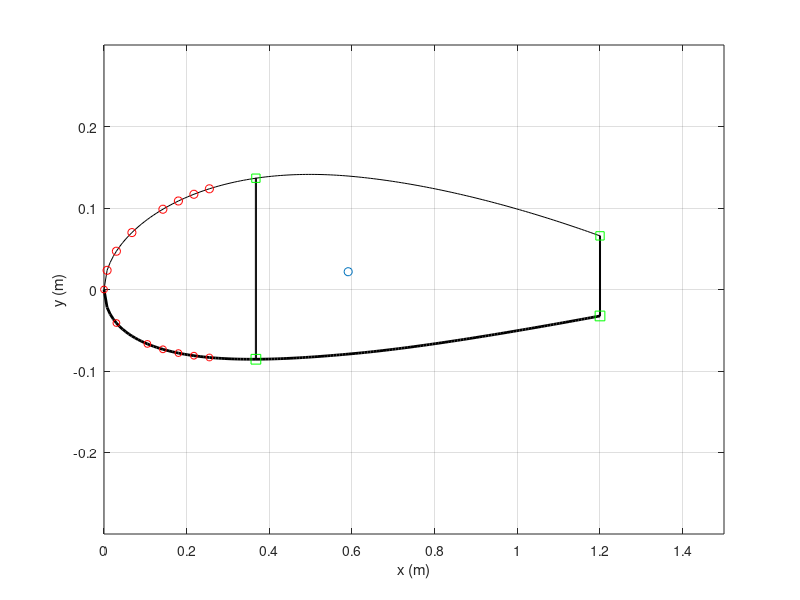

Here is the MATLAB script that generated this plot:
function [x_c, y_c, Ixx, Iyy, Ixy, skin, spar, str, caps, x_quarterchord] = build_airfoil()


clear all;
%% 2415 Airfoil 
m = 0.02;               % 
p = 0.4;                % max camber
t = 0.15;               % max thickness 
c = 1.5;                % chord length
nx = 200;               % number of increments
dx = c/nx;  
x = 0:dx:c;             % even spacing

%% Structural elements (arbitrary inputs for now)
skin.t = 0.001;                               % thickness of skin
spar.t = 0.0025;                               % thickness of spar
str.A_upp = 5E-6;                            % area of each upper stringer
str.A_low = 5E-6;                            % area of each lower stringer
caps.A = 1E-5;                                % area of spar caps
spar.x = x(50);                                                      % choose x location of spar
str.x_upp = [x(2), x(5), x(10), x(20), x(25),x(30), x(35)];     % choose x locations of upper stringers
str.x_low = [x(1), x(5), x(15), x(20), x(25),x(30), x(35)];     % choose x locations of lower stringers

%% Create Airfoil from equation
yc = zeros(1,nx+1);
yt = zeros(1,nx+1);
yU0 = zeros(1,nx+1);
yL0 = zeros(1,nx+1);
theta = zeros(1,nx+1);
xb = p*c;
i_xb = xb/dx + 1;  

% NACA equation source: http://www.aerospaceweb.org/question/airfoils/q0041.shtml    
for i = 1:nx+1
    yt(i) = 5*t*c*(0.2969*sqrt(x(i)/c) - 0.1260*(x(i)/c) - 0.3516*(x(i)/c)^2 + 0.2843*(x(i)/c)^3 - 0.1015*(x(i)/c)^4);
    if i <= i_xb
        yc(i) = m*x(i)/p^2*(2*p - x(i)/c);
        theta(i) = atan(2*m/p^2*(p - x(i)/c));
    else
        yc(i) = m*(c - x(i))/(1-p)^2*(1 + x(i)/c - 2*p);
        theta(i) = atan(2*m/(1-p)^2*(p-x(i)/c));
    end
    yU0(i) = yc(i) + yt(i)*cos(theta(i));
    yL0(i) = yc(i) - yt(i)*cos(theta(i));
end

% The last 20% of the chord length of the airfoil was neglected under the assumption that
% this section contained flaps and ailerons, and would therefore not support aerodynamic loads.
i_xend = round(0.8*c/dx)+1;
x = x(1:i_xend);
yU = yU0(1:i_xend);
yL = yL0(1:i_xend);

%% Spars
spar.x = [spar.x,x(end)];                    % x location of spar
spar.n = length(spar.x);                     % number of spars
spar.i = round(spar.x./dx)+1;                % index of spars  
spar.h = yU(spar.i) - yL(spar.i);            % height of spar
spar.Cy = (yU(spar.i) + yL(spar.i))/2;       % y centroid of spar  
spar.A = spar.t*spar.h;                      % area of spar
spar.y_upp = yU(spar.i);
spar.y_low = yL(spar.i);

%% Stringers
str.n_upp = length(str.x_upp);                            % number of upper stringers
str.i_upp = round(str.x_upp./dx)+1;                       % indices of upper stringers
str.n_low = length(str.x_low);                            % number of lower stringers
str.i_low = round(str.x_low./dx)+1;                       % indices of lower stringers
str.y_upp = yU(str.i_upp);
str.y_low = yL(str.i_low);

%% Nodes (based on TA's definition: node = skin and spar cap)
node.x_upp = [str.x_upp,spar.x];            % x location of upper stringers and spars
node.x_upp = sort(node.x_upp);              % sort ascending
% skin should be broken into smaller elements for higher accuracy of calculation
% break one skin element into two by adding one more node in between
skin.x_upp = zeros(1,2*length(node.x_upp)-1);
for i = 1:length(node.x_upp)-1
    skin.x_upp(2*i-1) = node.x_upp(i);
    skin.x_upp(2*i) = (node.x_upp(i) + node.x_upp(i+1))/2;
end
skin.x_upp(end) = node.x_upp(end);

skin.i_upp = round(skin.x_upp/dx)+1;       % indices of skins
skin.n_upp = length(skin.x_upp)-1;         % number of upper skins
skin.l_upp = zeros(1,skin.n_upp);          % length of upper skins
skin.A_upp = zeros(1,skin.n_upp);          % area of upper skins
skin.Cx_upp = zeros(1,skin.n_upp);         % x centroid of upper skins
skin.Cy_upp = zeros(1,skin.n_upp);         % y centroid of upper skins

for i = 1:skin.n_upp
    skin.l_upp(i) = sqrt((yU(skin.i_upp(i+1)) - yU(skin.i_upp(i)))^2 + (skin.x_upp(i+1) - skin.x_upp(i))^2);  
    skin.A_upp(i) = skin.t*skin.l_upp(i);
    skin.Cx_upp(i) = (skin.x_upp(i+1) + skin.x_upp(i))/2;
    skin.Cy_upp(i) = (yU(skin.i_upp(i+1)) + yU(skin.i_upp(i)))/2;
end

% lower nodes
node.x_low = [str.x_low,spar.x];
node.x_low = sort(node.x_low);

skin.x_low = zeros(1,2*length(node.x_low)-1);
for i = 1:length(node.x_low)-1
    skin.x_low(2*i-1) = node.x_low(i);
    skin.x_low(2*i) = (node.x_low(i) + node.x_low(i+1))/2;
end
skin.x_low(end) = node.x_low(end);

skin.i_low = round(skin.x_low/dx)+1;
skin.n_low = length(skin.x_low)-1;
skin.l_low = zeros(1,skin.n_low);
skin.A_low = zeros(1,skin.n_low);
skin.Cx_low = zeros(1,skin.n_low);
skin.Cy_low = zeros(1,skin.n_low);

for i = 1:skin.n_low
    skin.l_low(i) = sqrt((yL(skin.i_low(i+1)) - yL(skin.i_low(i)))^2 + (skin.x_low(i+1) - skin.x_low(i))^2);
    skin.A_low(i) = skin.t*skin.l_low(i);
    skin.Cx_low(i) = (skin.x_low(i+1) + skin.x_low(i))/2;
    skin.Cy_low(i) = (yL(skin.i_low(i+1)) + yL(skin.i_low(i)))/2;
end

%% Spar Caps
caps.x = spar.x;
caps.n = 2*length(caps.x);
caps.y_upp = yU(spar.i);
caps.y_low = yL(spar.i);
caps.i = round(caps.x/dx)+1;
% Centroids of caps are at the x and y locations: caps.Cy = caps.C,

%% Centroid of the overall wing section
% initial value
Cx_sum = 2*(sum(caps.x.*caps.A)) + sum(str.x_upp.*str.A_upp) + sum(str.x_low.*str.A_low) + sum(spar.x.*spar.A) ...
         + sum(skin.Cx_low.*skin.A_low) + sum(skin.Cx_upp.*skin.A_upp);
Cy_sum = sum(caps.y_low.*caps.A) + sum(caps.y_upp.*caps.A) + sum(yU(str.i_upp).*str.A_upp) + sum(yL(str.i_low).*str.A_low) ... 
         + sum(spar.Cy.*spar.A) + sum(skin.Cy_low.*skin.A_low) + sum(skin.Cy_upp.*skin.A_upp);
A_sum = caps.A*caps.n + str.A_upp*str.n_upp + str.A_low*str.n_low + sum(spar.A) + sum(skin.A_low) + sum(skin.A_upp);

Cx = Cx_sum/A_sum;
Cy = Cy_sum/A_sum;

figure
plot(x,yU,'k',x,yL,'k','Linewidth',2);
ylim([-0.3 0.3])
hold on
xlim([0,c]);
plot(str.x_upp,yU(str.i_upp),'or',str.x_low,yL(str.i_low),'or','markersize',5);
% plot([x(1),x(1)],[yU(i(1)),yL(i(1))],'b',[x(end),x(end)],[yU(end),yL(end)],'b','Linewidth',3);
rectangle('Position',[x(spar.i(1))-spar.t/2, yL(spar.i(1)), spar.t, yU(spar.i(1))-yL(spar.i(1))]);
rectangle('Position',[x(spar.i(2))-spar.t/2, yL(spar.i(2)), spar.t, yU(spar.i(2))-yL(spar.i(2))]);
plot(spar.x,yU(spar.i),'sg',spar.x,yL(spar.i),'sg','markersize',7);
% plot([x(end),x(end)],[yU(end),yL(end)]);
scatter(Cx,Cy,'m*')
ylabel('y (m)')
xlabel('x (m)')
grid on

%% Area moments of inertia
for i = 1:length(spar.x)
    spar.Ixx(i) = (spar.t*spar.h(i)^3)/12 + spar.A(i)*(spar.Cy(i) - Cy)^2;
    spar.Iyy(i) = (spar.h(i)*spar.t^3)/12 + spar.A(i)*(spar.x(i) - Cx)^2;
    spar.Ixy(i) = spar.A(i)*(spar.Cy(i) - Cy)*(spar.x(i) - Cx);
end

for i = 1:skin.n_upp
    skin.Ixx_upp(i) = skin.A_upp(i)*(skin.Cy_upp(i) - Cy)^2;
    skin.Iyy_upp(i) = skin.A_upp(i)*(skin.Cx_upp(i) - Cx)^2;
    skin.Ixy_upp(i) = skin.A_upp(i)*(skin.Cy_upp(i) - Cy)*(skin.Cx_upp(i) - Cx);
end

for i = 1:skin.n_low
    skin.Ixx_low(i) = skin.A_low(i)*(skin.Cy_low(i) - Cy)^2;
    skin.Iyy_low(i) = skin.A_low(i)*(skin.Cx_low(i) - Cx)^2;
    skin.Ixy_low(i) = skin.A_low(i)*(skin.Cy_low(i) - Cy)*(skin.Cx_low(i) - Cx);
end

for i = 1:str.n_upp
    str.Ixx_upp(i) = str.A_upp*(yU(str.i_upp(i)) - Cy)^2;
    str.Iyy_upp(i) = str.A_upp*(str.x_upp(i) - Cx)^2;
    str.Ixy_upp(i) = str.A_upp*(yU(str.i_upp(i)) - Cy)*(str.x_upp(i) - Cx);
end

for i = 1:str.n_low
    str.Ixx_low(i) = str.A_low*(yL(str.i_low(i)) - Cy)^2;
    str.Iyy_low(i) = str.A_low*(str.x_low(i) - Cx)^2;
    str.Ixy_low(i) = str.A_low*(yL(str.i_low(i)) - Cy)*(str.x_low(i) - Cx);
end

for i = 1:length(caps.x)
    caps.Ixx_upp(i) = caps.A*(caps.y_upp(i) - Cy)^2;
    caps.Iyy_upp(i) = caps.A*(caps.x(i) - Cx)^2;
    caps.Ixy_upp(i) = caps.A*(caps.y_upp(i) - Cy)*(caps.x(i) - Cx);
end

for i = 1:length(caps.x)
    caps.Ixx_low(i) = caps.A*(caps.y_low(i) - Cy)^2;
    caps.Iyy_low(i) = caps.A*(caps.x(i) - Cx)^2;
    caps.Ixy_low(i) = caps.A*(caps.y_low(i) - Cy)*(caps.x(i) - Cx);
end

Ixx = sum(spar.Ixx)+sum(skin.Ixx_upp)+sum(skin.Ixx_low)+sum(str.Ixx_upp)+sum(str.Ixx_low)+sum(caps.Ixx_low);
Iyy = sum(spar.Iyy)+sum(skin.Iyy_upp)+sum(skin.Iyy_low)+sum(str.Iyy_upp)+sum(str.Iyy_low)+sum(caps.Iyy_low);
Ixy = sum(spar.Ixy)+sum(skin.Ixy_upp)+sum(skin.Ixy_low)+sum(str.Ixy_upp)+sum(str.Ixy_low)+sum(caps.Ixy_low);


%%%%%%%%%%%%%%%%%%%%%%%%%%%%%%%%%%%%%%%%%%%%%%%%%%%%%%%%%%%%%%%%%%%%%%%%
%% BELOW CALCULATIONS ARE COORDINATE TRANSFORMATIONS FOR JARED's CODE %%
%%%%%%%%%%%%%%%%%%%%%%%%%%%%%%%%%%%%%%%%%%%%%%%%%%%%%%%%%%%%%%%%%%%%%%%%

%% Shift coordinate system to centroid-centered frame
% x's
spar.x_c = spar.x - Cx;
skin.x_upp_c = skin.x_upp - Cx;
skin.x_low_c = skin.x_low - Cx;
str.x_upp_c = str.x_upp - Cx;
str.x_low_c = str.x_low - Cx;
caps.x_upp_c = caps.x - Cx;
caps.x_low_c = caps.x - Cx;

% y's (Cy's are y's for point-components)
skin.y_upp_c = skin.Cy_upp - Cy;
skin.y_low_c = skin.Cy_low - Cy;
str.y_upp_c = str.y_upp - Cy;
str.y_low_c = str.y_low - Cy;
caps.y_upp_c = caps.y_upp - Cy;
caps.y_low_c = caps.y_low - Cy;

%% Make CCW coordinate system for shear flow
x_CCW = zeros(1,length(x));
yU_CCW = zeros(1,length(x));
yL_CCW = zeros(1,length(x));

for i = 1:length(x)
    x_CCW(i) = x(end - i + 1);
    yU_CCW(i) = yU(end - i + 1);
    yL_CCW(i) = yL(end - i + 1);
end
y_CCW = [yU_CCW yL_CCW(2:end)];         % the 2:end gets rid of the extra initial 0 value
x_CCW = [x_CCW x(2:end)];

spar.i_CCW = length(x) - spar.i + 1;
spar.i_CCW = sort([spar.i_CCW, (length(x) + spar.i - 1)]); 
skin.i_CCW = length(x) - skin.i_upp + 1;
skin.i_CCW = sort([skin.i_CCW, (length(x) + skin.i_low - 1)]);
str.i_CCW = length(x) - str.i_upp + 1;
str.i_CCW = sort([str.i_CCW, (length(x) + str.i_low - 1)]);
caps.i_CCW = spar.i_CCW;

x_c = x_CCW - Cx;
y_c = y_CCW - Cy;

x_quarterchord = c/4 - Cx;

%% coordiante transformation: new origin at centroid
%
%
% You need to update x, yU, yL, x_skinU, x_skinL, x_spar, x_strU, x_strL
%
%
